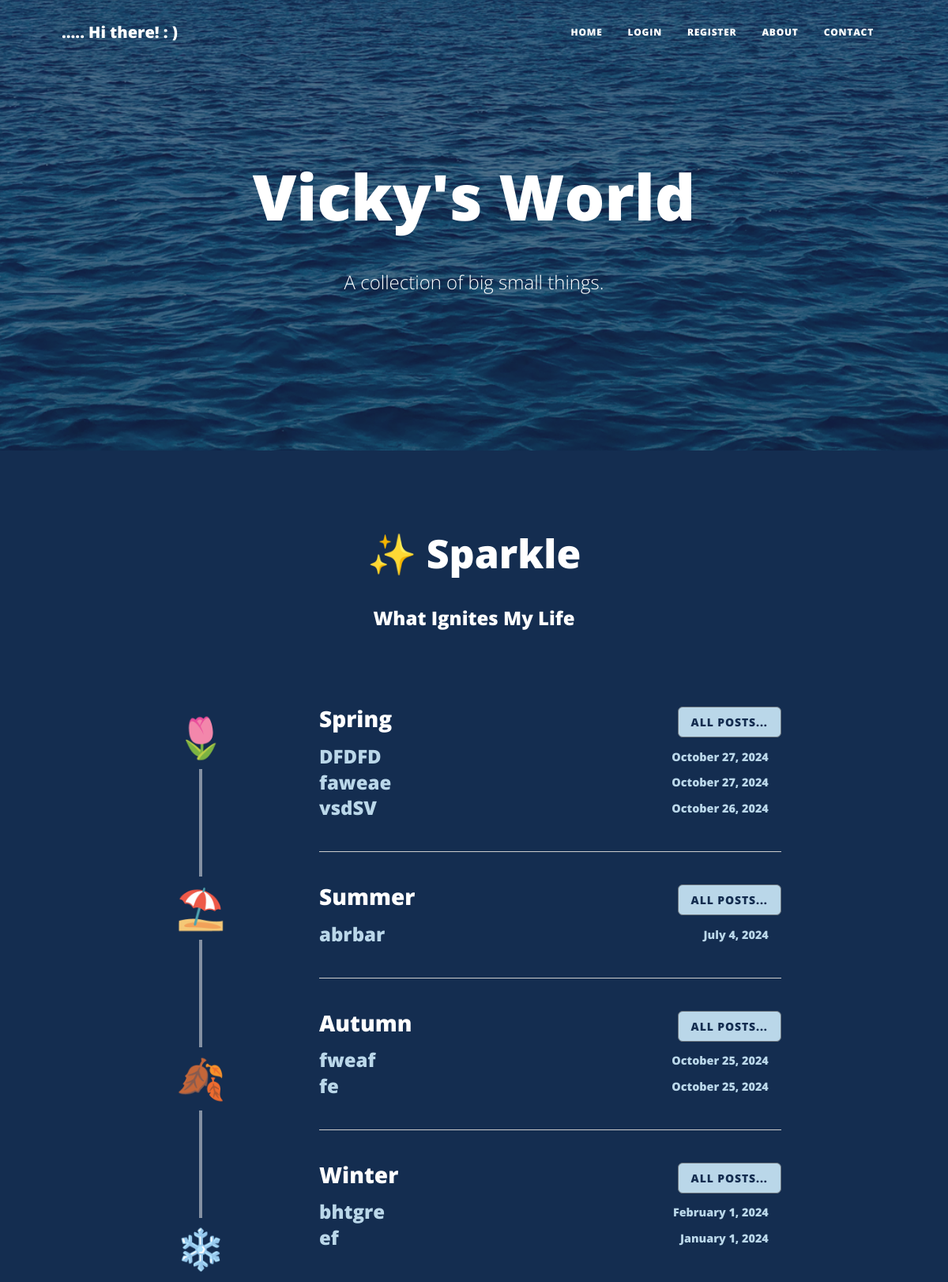
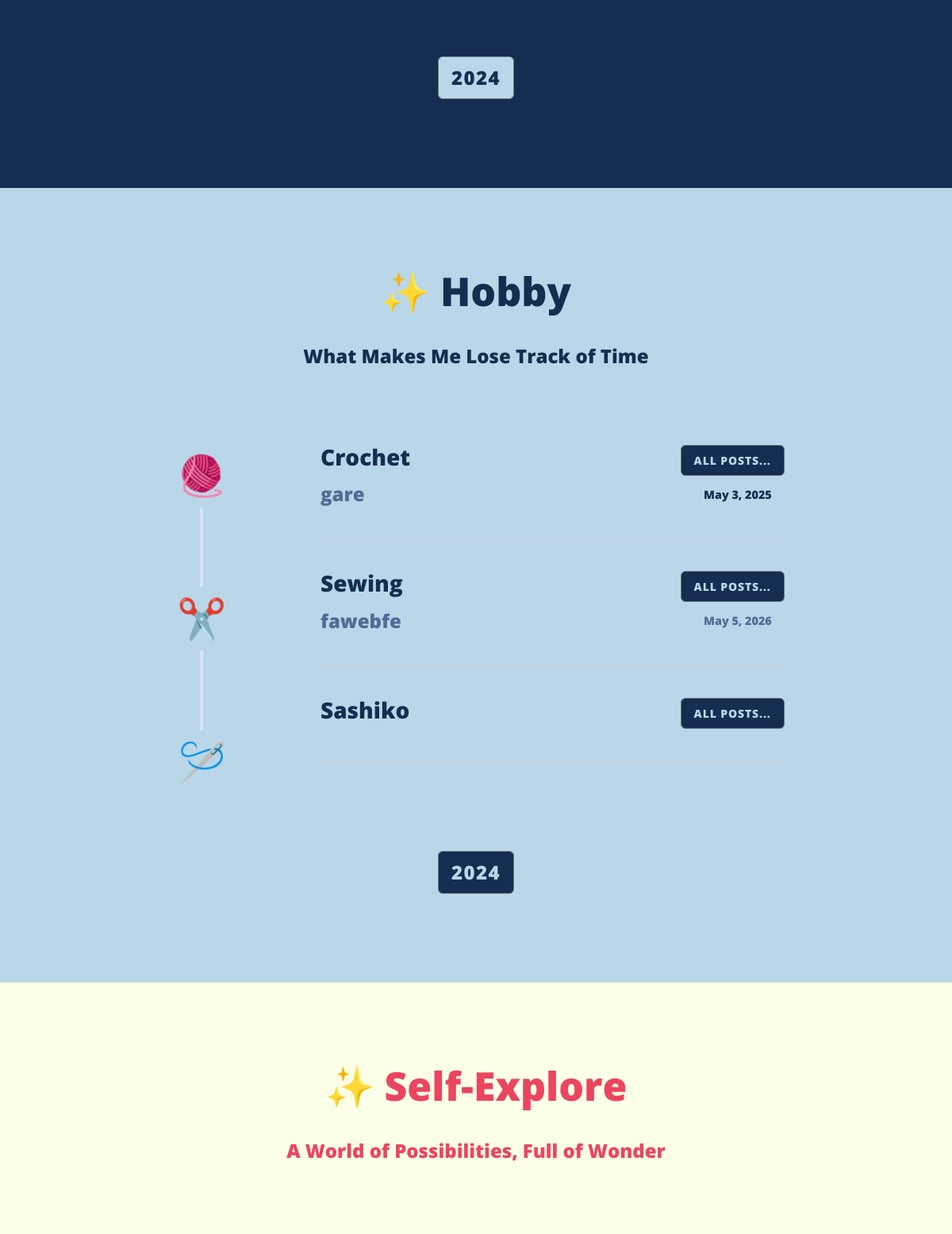
The page / (upper part) on the database its author committed (2 pictures, top to bottom).
### main.py (models this page shows)
class BlogPost(db.Model):
    __tablename__ = "blog_posts"
    id: Mapped[int] = mapped_column(Integer, primary_key=True)
    author_id: Mapped[int] = mapped_column(Integer, db.ForeignKey("users.id"))
    author = relationship("User", back_populates="blog_posts")
    title: Mapped[str] = mapped_column(String(250), unique=True, nullable=False)
    date: Mapped[str] = mapped_column(String(250), nullable=False)
    body: Mapped[str] = mapped_column(Text, nullable=False)
    img_url: Mapped[str] = mapped_column(String(250), nullable=True)
    category: Mapped[str] = mapped_column(String(250), nullable=False)
    sub_category: Mapped[str] = mapped_column(String(250))
    comments = relationship("Comment", back_populates="parent_blog_post")

### main.py (the view)
@app.route('/')
def get_all_posts():
    all_posts = db.session.execute(db.select(BlogPost)).scalars().all()
    spring = select_posts(posts=all_posts, category='sparkle', sub_category='spring')[::-1][:3]
    summer = select_posts(posts=all_posts, category='sparkle', sub_category='summer')[::-1][:3]
    winter = select_posts(posts=all_posts, category='sparkle', sub_category='winter')[::-1][:3]
    autumn = select_posts(posts=all_posts, category='sparkle', sub_category='autumn')[::-1][:3]
    crochet = select_posts(posts=all_posts, category='hobby', sub_category='crochet')[::-1][:3]
    sewing = select_posts(posts=all_posts, category='hobby', sub_category='sewing')[::-1][:3]
    sashiko = select_posts(posts=all_posts, category='hobby', sub_category='sashiko')[::-1][:3]
    books = select_posts(posts=all_posts, category='self-explore', sub_category='books')[::-1][:3]
    courses = select_posts(posts=all_posts, category='self-explore', sub_category='courses')[::-1][:3]
    professional = select_posts(posts=all_posts, category='self-explore', sub_category='professional')[::-1][:3]
    all_plans = db.session.execute(db.select(PlanPost)).scalars().all()
    january = select_plans(plans=all_plans, month='january')[::-1][:3]
    february = select_plans(plans=all_plans, month='february')[::-1][:3]
    march = select_plans(plans=all_plans, month='march')[::-1][:3]
    april = select_plans(plans=all_plans, month='april')[::-1][:3]
    may = select_plans(plans=all_plans, month='may')[::-1][:3]
    june = select_plans(plans=all_plans, month='june')[::-1][:3]
    july = select_plans(plans=all_plans, month='july')[::-1][:3]
    august = select_plans(plans=all_plans, month='august')[::-1][:3]
    september = select_plans(plans=all_plans, month='september')[::-1][:3]
    october = select_plans(plans=all_plans, month='october')[::-1][:3]
    november = select_plans(plans=all_plans, month='november')[::-1][:3]
    december = select_plans(plans=all_plans, month='december')[::-1][:3]
    return render_template("index.html", spring=spring,summer=summer,winter=winter,autumn=autumn,crochet=crochet,sewing=sewing,sashiko=sashiko, books=books, courses=courses,professional=professional, january = january,february = february,march = march,april = april,may = may,june = june,july = july,august = august,september = september,october = october,november = november,december = december,logged_in=current_user.is_authenticated)

### main.py (called while the page is built)
def select_posts(posts, category, sub_category):
    filtered_posts = []
    if posts != None:
        for post in posts:
            if post.category == category and post.sub_category == sub_category:
                filtered_posts.append(post)
    return filtered_posts

def select_plans(plans, month):
    filtered_plans = []
    if plans != None:
        for plan in plans:
            if month in plan.month:
                filtered_plans.append(plan)
    return filtered_plans

### templates/index.html (shortened to what this page needs)
{% include "header.html" %}
<header
  class="masthead"
  style="background-image: url('../static/assets/img/home-bg2.png');margin-bottom:0; "
>
  <div class="container position-relative px-4 px-lg-5">
    <div class="row gx-4 gx-lg-5 justify-content-center">
      <div class="col-md-10 col-lg-8 col-xl-7">
        <div class="site-heading">
          <h1>Vicky's World</h1>
          <br>
          <span class="subheading">A collection of big small things.</span>
        </div>
      </div>
    </div>
  </div>
</header>
 <div
 class="masthead section1"
 style="background-color: rgb(20,45,80);"
 >
 <div class="row gx-4 gx-lg-5 justify-content-center">
  <div class="col-md-10 col-lg-8 col-xl-7 text-center  mb-5">
    <div class="site-heading">
      {% if current_user.id == 1 %}
      <h2>✨ Sparkle   <a
          class="btn btn-primary float-right" style="background-color:rgb(71, 122, 153); border:none"
          href="{{url_for('add_new_post')}}"
          >+</a
        ></h2>
      {% else %}
      <h2>✨ Sparkle</h2>
        {% endif %}
      <br>
      <h4 style="color:white">What Ignites My Life</h4>
    </div>
  </div>
</div>
<div class="section_container  px-4 px-lg-5">
  <div class="section_container ">
    <div class="timeline">
        <div class="timeline-item">
            <div class="icon icon1">🌷</i></div>
        </div>
        <div class="timeline-item">
            <div class="icon icon1">⛱️</div>
        </div>
        <div class="timeline-item">
            <div class="icon icon1">🍂</div>
        </div>
        <div class="timeline-item">
            <div class="icon icon1">❄️</div>
        </div>
    </div>
    <div class="content">
      <div class="season">
        <div class="d-flex justify-content-between align-items-center mb-2">
            <h3>Spring</h3>
            <a class="btn btn-secondary text-uppercase" style="color:rgb(20,45,80); background-color:rgb(186, 215, 233)" href="{{ url_for('get_select_posts', category='sparkle', sub_category='spring', logo='🌷')}}">All Posts...</a>
        </div>
        {% for post in spring %}
          <div class="d-flex justify-content-between align-items-center mb-1">
                <a href="{{ url_for('show_post', post_id=post.id) }}" class="text-decoration-none" style="color:rgb(186, 215, 233); font-size:1rem;  ">
                    <h4 class="mb-0">{{ post.title }}</h4>
                </a>
                <div class="d-flex align-items-center">
                    <h5 class="mb-0 me-3" style="color:rgb(186, 215, 233); font-size:0.9rem;  "> {{ post.date }}</h5>
                </div>
          </div>
        {% endfor %}
      </div>
      <hr>
      <div class="season">
        <div class="d-flex justify-content-between align-items-center mb-2">
            <h3>Summer</h3>
            <a class="btn btn-secondary text-uppercase" style="color:rgb(20,45,80); background-color:rgb(186, 215, 233)" href="{{ url_for('get_select_posts', category='sparkle', sub_category='summer', logo='⛱️')}}">All Posts...</a>
        </div>
        {% for post in summer %}
          <div class="d-flex justify-content-between align-items-center mb-1">
                  <a href="{{ url_for('show_post', post_id=post.id) }}" class="text-decoration-none" style="color:rgb(186, 215, 233); font-size:1rem;  ">
                      <h4 class="mb-0">{{ post.title }}</h4>
                  </a>
                  <div class="d-flex align-items-center">
                      <h5 class="mb-0 me-3" style="color:rgb(186, 215, 233); font-size:0.9rem;"> {{ post.date }}</h5>
                  </div>
          </div>
        {% endfor %}
      </div>
      <hr>
      <div class="season">
        <div class="d-flex justify-content-between align-items-center mb-2">
            <h3>Autumn</h3>
            <a class="btn btn-secondary text-uppercase" style="color:rgb(20,45,80); background-color:rgb(186, 215, 233)" href="{{ url_for('get_select_posts', category='sparkle', sub_category='autumn', logo='🍂')}}">All Posts...</a>
        </div>
        {% for post in autumn %}
          <div class="d-flex justify-content-between align-items-center mb-1">
              <a href="{{ url_for('show_post', post_id=post.id) }}" class="text-decoration-none" style="color:rgb(186, 215, 233); font-size:1rem;">
                  <h4 class="mb-0">{{ post.title }}</h4>
              </a>
              <div class="d-flex align-items-center">
                  <h5 class="mb-0 me-3" style="color:rgb(186, 215, 233); font-size:0.9rem;  "> {{ post.date }}</h5>
              </div>
          </div>
        {% endfor %}
      </div>
      <hr>
      <div class="season">
        <div class="d-flex justify-content-between align-items-center mb-2">
            <h3>Winter</h3>
            <a class="btn btn-secondary text-uppercase" style="color:rgb(20,45,80); background-color:rgb(186, 215, 233)" href="{{ url_for('get_select_posts', category='sparkle', sub_category='winter', logo='❄️')}}">All Posts...</a>
        </div>
        {% for post in winter %}
          <div class="d-flex justify-content-between align-items-center mb-1">
              <a href="{{ url_for('show_post', post_id=post.id) }}" class="text-decoration-none" style="color:rgb(186, 215, 233); font-size:1rem;  ">
                  <h4 class="mb-0">{{ post.title }}</h4>
              </a>
              <div class="d-flex align-items-center">
                  <h5 class="mb-0 me-3" style="color:rgb(186, 215, 233); font-size:0.9rem;  "> {{ post.date }}</h5>
              </div>
          </div>
        {% endfor %}
      </div>
    </div>
  </div>
</div>
<div class="container" style="padding:2rem; justify-items:center;">
  <div class="row">
    <div class="col-4"><a class="btn btn-secondary text-uppercase" style="color:rgb(20,45,80); background-color:rgb(186, 215, 233); font-size:1.5rem;" href="{{ url_for('get_year_posts', category='sparkle', year='2024')}}">2024</a> </div>
  </div>
  </div>
</div>
 <div
 class="masthead section2"
 style="background-color: #BAD7E9; color:rgb(20,45,80);"
 >
 <div class="row gx-4 gx-lg-5 justify-content-center">
  <div class="col-md-10 col-lg-8 col-xl-7 text-center  mb-5">
    <div class="site-heading">
      {% if current_user.id == 1 %}
      <h2>✨ Hobby   <a
          class="btn btn-primary float-right" style="background-color:rgb(82, 107, 151);border:none"
          href="{{url_for('add_new_post')}}"
          >+</a
        ></h2>
      {% else %}
      <h2>✨ Hobby</h2>
        {% endif %}
      <br>
      <h4>What Makes Me Lose Track of Time</h4>
    </div>
  </div>
</div>
<div class="section_container  px-4 px-lg-5">
  <div class="section_container ">
    <div class="timeline">
        <div class="timeline-item">
            <div class="icon icon2">🧶</div>
        </div>
        <div class="timeline-item">
            <div class="icon icon2">✂️</div>
        </div>
        <div class="timeline-item">
            <div class="icon icon2">🪡</div>
        </div>
    </div>
    <div class="content">
      <div class="season">
        <div class="d-flex justify-content-between align-items-center mb-2">
          <h3>Crochet</h3>
          <a class="btn btn-secondary text-uppercase" style="color:rgb(186, 215, 233); background-color:rgb(20,45,80)" href="{{ url_for('get_select_posts', category='hobby', sub_category='crochet', logo='🧶')}}">All Posts...</a>
        </div>
        {% for post in crochet %}
          <div class="d-flex justify-content-between align-items-center mb-1">
              <a href="{{ url_for('show_post', post_id=post.id) }}" class="text-decoration-none" style="color:rgb(82, 107, 151); font-size:1rem;  ">
                  <h4 class="mb-0">{{ post.title }}</h4>
              </a>
              <div class="d-flex align-items-center">
                  <h5 class="mb-0 me-3" style="color:color:rgb(82, 107, 151); font-size:0.9rem;  "> {{ post.date }}</h5>
              </div>
          </div>
        {% endfor %}
      </div>
      <hr>
      <div class="season">
        <div class="d-flex justify-content-between align-items-center mb-2">
          <h3>Sewing</h3>
          <a class="btn btn-secondary text-uppercase" style="color:rgb(186, 215, 233); background-color:rgb(20,45,80)" href="{{ url_for('get_select_posts', category='hobby', sub_category='sewing', logo='✂️')}}">All Posts...</a>
        </div>
        {% for post in sewing %}
          <div class="d-flex justify-content-between align-items-center mb-1">
              <a href="{{ url_for('show_post', post_id=post.id) }}" class="text-decoration-none" style="color:rgb(82, 107, 151); font-size:1rem;  ">
                  <h4 class="mb-0">{{ post.title }}</h4>
              </a>
              <div class="d-flex align-items-center">
                  <h5 class="mb-0 me-3" style="color:rgb(82, 107, 151); font-size:0.9rem;"> {{ post.date }}</h5>
              </div>
          </div>
        {% endfor %}
      </div>
      <hr>
      <div class="season">
        <div class="d-flex justify-content-between align-items-center mb-2">
          <h3>Sashiko</h3>
          <a class="btn btn-secondary text-uppercase" style="color:rgb(186, 215, 233); background-color:rgb(20,45,80)" href="{{ url_for('get_select_posts', category='hobby', sub_category='sashiko', logo='🪡')}}">All Posts...</a>
        </div>
      </div>
      <hr>
    </div>
  </div>
</div>
<div class="container" style="padding:2rem; justify-items:center;">
  <div class="row">
    <div class="col-4"><a class="btn btn-secondary text-uppercase" style="color:rgb(186, 215, 233); background-color:rgb(20,45,80); font-size:1.5rem;" href="{{ url_for('get_year_posts', category='hobby', year='2024')}}">2024</a> </div>
  </div>
  </div>
</div>
<div
class="masthead section3"
style="background-color: rgb(252, 255, 231); color:rgb(235, 69, 95); "
>
<div class="row gx-4 gx-lg-5 justify-content-center">
 <div class="col-md-10 col-lg-8 col-xl-7 text-center  mb-5">
   <div class="site-heading" >
    {% if current_user.id == 1 %}
    <h2>✨ Self-Explore  <a
        class="btn btn-primary float-right" style="background-color:rgb(248, 170, 182);border:none"
        href="{{url_for('add_new_post')}}"
        >+</a
      ></h2>
    {% else %}
    <h2>✨ Self-Explore</h2>
      {% endif %}
     <br>
     <h4>A World of Possibilities, Full of Wonder</h4>
   </div>
 </div>
</div>
<div class="section_container  px-4 px-lg-5">
 <div class="section_container ">
</div>
</div>
</div>
{% include "footer.html" %}

### templates/header.html (style rules this page uses)
.section1, .section2, .section3, .section4 { padding-left: 100px; padding-right: 100px; padding-top: 100px; padding-bottom: 80px; }
.content { padding-left: 0; padding-right: 10%; }
.section_container { display: flex; width: 100%; padding: 20px; box-sizing: border-box; }
.timeline { flex: 0 0 20%; position: relative; display: flex; flex-direction: column; justify-content: space-between; align-items: center; margin-right: 5%; }
.timeline::before { content: ''; position: absolute; top: 0; left: 50%; width: 4px; height: 100%; background-color:rgba(244,244, 244, 0.5); transform: translateX(-50%); }
.timeline-item { position: relative; display: flex; justify-content: center; align-items: center; }
.icon { border: none; width: 80px; height: 80px; display: flex; justify-content: center; align-items: center; font-size: 50px; z-index: 1; }
.icon1 { background-color: rgb(20,45,80); }
.icon2 { background-color: #BAD7E9; }
.content { flex: 0 0 80%; padding-left: 20px; }
.season { margin-bottom: 40px; }
hr { border: none; border-top: 1px solid #ccc; margin: 40px 0; }
.section1 h3, .section1 h2, .section1 p, .section1 span { color: white; }
h2 { font-size: 50px; }

### rows shown on the page
BlogPost: title "DFDFD", date "October 27, 2024"
BlogPost: title "faweae", date "October 27, 2024"
BlogPost: title "vsdSV", date "October 26, 2024"
BlogPost: title "abrbar", date "July 4, 2024"
BlogPost: title "fweaf", date "October 25, 2024"
BlogPost: title "fe", date "October 25, 2024"
BlogPost: title "bhtgre", date "February 1, 2024"
BlogPost: title "ef", date "January 1, 2024"
BlogPost: title "gare", date "May 3, 2025"
BlogPost: title "fawebfe", date "May 5, 2026"
